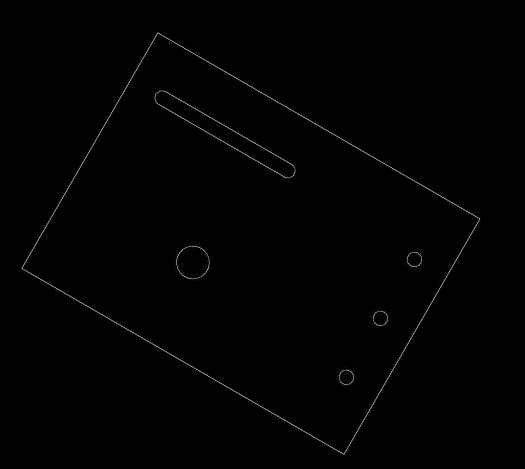
#> input picture inspection/Images/Square35.jpg, 1050 x 938 px (shown at 1/2 size)
$ python PCA.py   (older library calls are emulated)
#> lines starting #> are read from the running program, lines starting #| are printed output that depends on the picture; after the words box and inside, x2 and y2 are one past the last pixel; in counts of white or black regions, pixels touching at a corner belong together
import cv2
import numpy as np
import matplotlib.pyplot as plt

perimeters=[]
threshVal=50
img=cv2.imread("Images/Square35.jpg",1)
#> img is the input picture: shape (938, 1050, 3); mean B, G, R 1.1, 1.1, 1.1
img_height,img_width=img.shape[:2]
#> img_height = 938; img_width = 1050
blur_img = cv2.bilateralFilter(img,1,75,75)
grey_img=cv2.cvtColor(blur_img,cv2.COLOR_BGR2GRAY)
_,thresh_img=cv2.threshold(grey_img,threshVal,255,cv2.THRESH_BINARY)
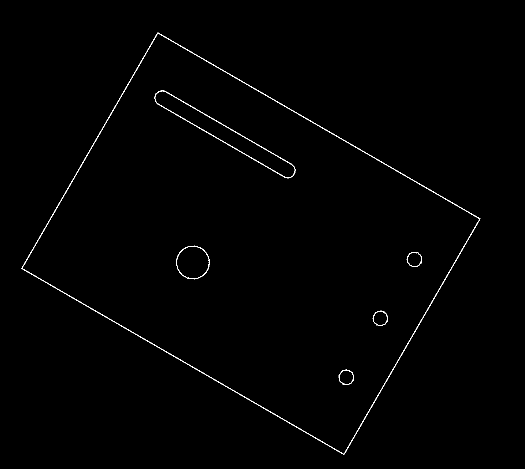
#> thresh_img: shape (938, 1050) (shown at 1/2 size); 0.57% white in thin lines or dots, all inside (x1, y1, x2, y2) = (43, 65, 961, 910)
black_img = np.zeros((img_height, img_width))
#contour detection
_,contours, hierarchy = cv2.findContours(thresh_img.copy(), cv2.RETR_LIST, cv2.CHAIN_APPROX_NONE)
#> contours = 12 contours; largest, box (x1, y1, x2, y2) and area: (43, 65, 961, 910) 405558, (44, 66, 960, 909) 403911, (309, 181, 591, 357) 9282, (309, 181, 591, 356) 8860, (352, 491, 419, 559) 3399

#find the outer contour
for i in contours:
	perimeter = cv2.arcLength(i,True)
	perimeters.append(perimeter)
	perimeters.sort()
#> this loop made 12 passes
#> perimeter on passes 1 to 12: 100.3, 103.3, 101.2, 103.5, 99.74, 100.4, 226.2, 226.3, 721.3, 725.3, 2759.5, 2766.9
#> after the loop, perimeters = [99.74, 100.3, 100.4, 101.2, 103.3, 103.5, 226.2, 226.3, 721.3, 725.3, 2759.5, 2766.9]

cnt = contours[len(perimeters)-1]
#> cnt = contour of 2233 points, box (x1, y1, x2, y2) (43, 65, 961, 910), area 405558
#find the center of the contour
M = cv2.moments(cnt)
#> M = moments, m00 405557.5, centre m10/m00, m01/m00 = (501.3, 486.8)
cx = int(M['m10']/M['m00'])
#> cx = 501
cy = int(M['m01']/M['m00'])
#> cy = 486
center=np.array([cx,cy],int)
#> center = [501, 486]
print (center)
#| [501 486]
cv2.drawContours(black_img,[cnt],0,(255,255,255),2)
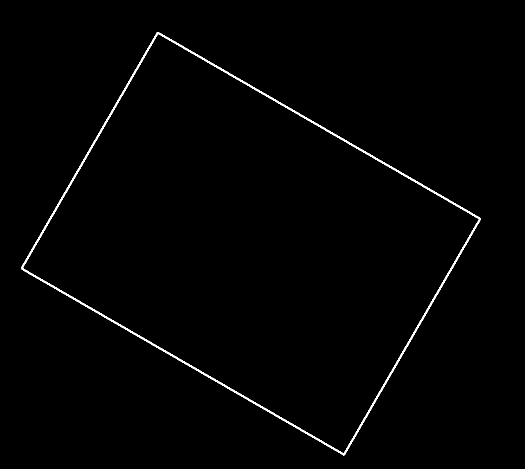
#> black_img: shape (938, 1050) float64 (shown at 1/2 size); 0.94% white; 1 white region, box (x1, y1, x2, y2) and area: (42, 64, 962, 911) 9271
#extract contour points
y, x = np.nonzero(black_img)
#> y = 9271 values from 64 to 910; x = 9271 values, max 961 at index 4225, min 42 at index 5032, mean 501.3
x = x - np.mean(x)
#> x = 9271 values, max 459.7 at index 4225, min -459.3 at index 5032, mean 2.83e-14
y = y - np.mean(y)
#> y = 9271 values from -422.8 to 423.2
coords = np.vstack([x, y])
cov = np.cov(coords)
#> cov = [[77193.1, 13856.4], [13856.4, 61289.6]]
evals, evecs = np.linalg.eig(cov)
#> evals = [85217.3, 53265.4]; evecs = [[0.865, -0.501], [0.501, 0.865]]
sort_indices = np.argsort(evals)[::-1]
#> sort_indices = [0, 1]
evec1, evec2 = evecs[:, sort_indices]
#> evec1 = [0.865, -0.501]; evec2 = [0.501, 0.865]
# Eigenvector with largest eigenvalue
x_v1, y_v1 = evec1
#> x_v1 = 0.865; y_v1 = -0.501
x_v2, y_v2 = evec2
#> x_v2 = 0.501; y_v2 = 0.865
scale=200
cv2.circle(black_img, (cx,cy), 5, (255,0,0), thickness=2, lineType=8, shift=0)
#> black_img: shape (938, 1050) float64; 0.95% white; 2 white regions, box (x1, y1, x2, y2) and area: (42, 64, 962, 911) 9271, (495, 480, 508, 493) 90
p1=np.array([[x_v1*-scale*2, x_v1*scale*2],
         [y_v1*-scale*2, y_v1*scale*2]], int)
#> p1 = [[-346, 346], [200, -200]]
p2=np.array([[x_v2*-scale, x_v2*scale],
         [y_v2*-scale, y_v2*scale]], int)
#> p2 = [[-100, 100], [-173, 173]]
print (p1)
#| [[-346  346]
#|  [ 200 -200]]
cv2.line(black_img,(-346,200),(-200,346),(255,255,255),5)
cv2.imshow("black_img",black_img)
cv2.waitKey(0)
cv2.destroyAllWindows()

$ run again, with inspection/Images/Square45.jpg copied over inspection/Images/Square35.jpg
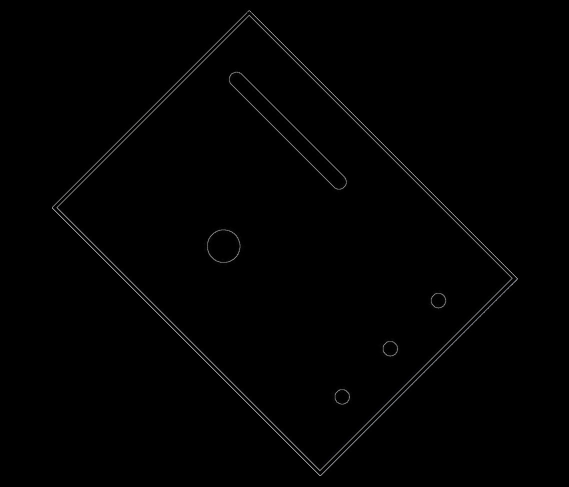
#> input picture inspection/Images/Square45.jpg, 1138 x 973 px (shown at 1/2 size)
#> img is the input picture: shape (973, 1138, 3); mean B, G, R 1.6, 1.5, 1.5
#> `_,thresh_img=cv2.threshold(grey_img,threshVal,255,cv2.THRESH_BINARY)`:
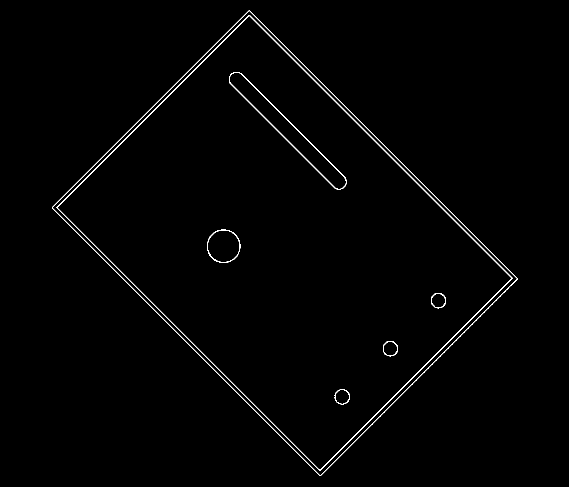
#> thresh_img: shape (973, 1138) (shown at 1/2 size); 0.99% white in thin lines or dots, all inside (x1, y1, x2, y2) = (104, 21, 1036, 952)
#> contours = 14 contours; largest, box (x1, y1, x2, y2) and area: (104, 21, 1036, 952) 424256, (104, 21, 1035, 951) 422367, (113, 30, 1025, 942) 406312, (114, 31, 1024, 940) 403205, (458, 144, 694, 379) 9516
#> the loop `for i in contours:` made 14 passes
#> perimeter on passes 1 to 8: 93.5, 101.5, 92.33, 99.84, 94.08, 99.25, 213.2, 220.7
#> after the loop `for i in contours:`: perimeters = [92.33, 93.5, 94.08, 99.25, 99.84, 101.5, 213.2, 220.7, 672.7, 679.1, 2572.6, 2579.6, 2629.6, 2651.8]
#> cnt = contour of 1895 points, box (x1, y1, x2, y2) (104, 21, 1036, 952), area 424256
#> M = moments, m00 424255.5, centre m10/m00, m01/m00 = (569, 486)
#> cx = 569
#> cy = 486
#> center = [569, 486]
#| [569 486]
#> `cv2.drawContours(black_img,[cnt],0,(255,255,255),2)`:
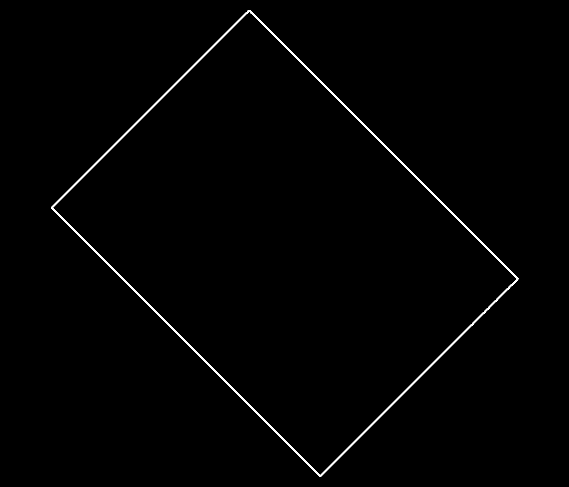
#> black_img: shape (973, 1138) float64 (shown at 1/2 size); 0.84% white; 1 white region, box (x1, y1, x2, y2) and area: (103, 20, 1037, 953) 9315
#> `y, x = np.nonzero(black_img)`: y = 9315 values from 20 to 952; x = 9315 values, max 1036 at index 5358, min 103 at index 3923, mean 569.4
#> `x = x - np.mean(x)`: x = 9315 values, max 466.6 at index 5358, min -466.4 at index 3923, mean 2.5e-14
#> `y = y - np.mean(y)`: y = 9315 values from -466 to 466
#> cov = [[72431.5, 16420.9], [16420.9, 72299.6]]
#> evals = [88786.6, 55944.6]; evecs = [[0.709, -0.706], [0.706, 0.709]]
#> sort_indices = [0, 1]
#> evec1 = [0.709, -0.706]; evec2 = [0.706, 0.709]
#> x_v1 = 0.709; y_v1 = -0.706
#> x_v2 = 0.706; y_v2 = 0.709
#> p1 = [[-283, 283], [282, -282]]
#> p2 = [[-141, 141], [-141, 141]]
#| [[-283  283]
#|  [ 282 -282]]

$ run again, with inspection/Images/CircleRotated.jpg copied over inspection/Images/Square35.jpg
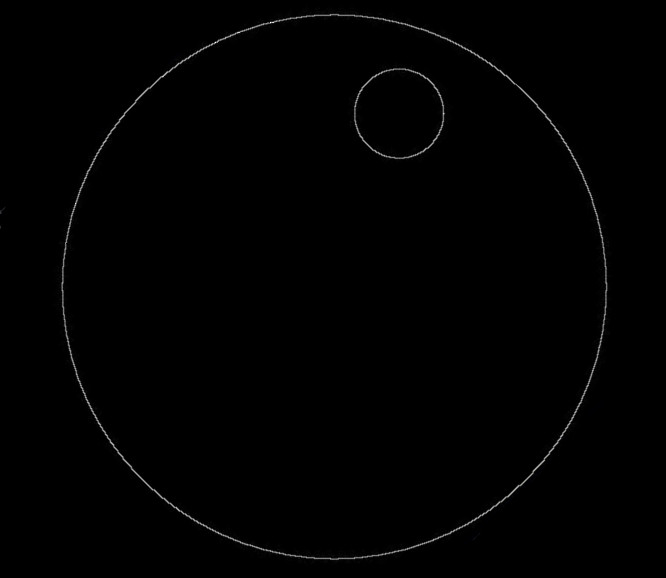
#> input picture inspection/Images/CircleRotated.jpg, 666 x 578 px
#> img is the input picture: shape (578, 666, 3); mean B, G, R 1.3, 1.3, 1.3
#> `_,thresh_img=cv2.threshold(grey_img,threshVal,255,cv2.THRESH_BINARY)`:
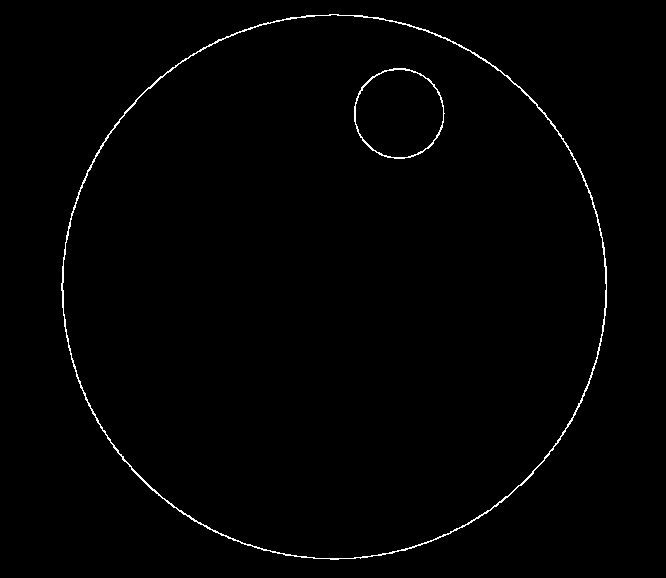
#> thresh_img: shape (578, 666); 0.91% white in thin lines or dots, all inside (x1, y1, x2, y2) = (61, 14, 607, 560)
#> contours = 4 contours; box (x1, y1, x2, y2) and area: (61, 14, 607, 560) 232930, (62, 14, 607, 559) 231476, (354, 68, 445, 159) 6351, (355, 69, 444, 158) 6104
#> the loop `for i in contours:` made 4 passes
#> perimeter on passes 1 to 4: 291.7, 300.2, 1807, 1813.8
#> after the loop `for i in contours:`: perimeters = [291.7, 300.2, 1807, 1813.8]
#> cnt = contour of 1552 points, box (x1, y1, x2, y2) (61, 14, 607, 560), area 232930
#> M = moments, m00 232930, centre m10/m00, m01/m00 = (333.9, 286.4)
#> cx = 333
#> cy = 286
#> center = [333, 286]
#| [333 286]
#> `cv2.drawContours(black_img,[cnt],0,(255,255,255),2)`:
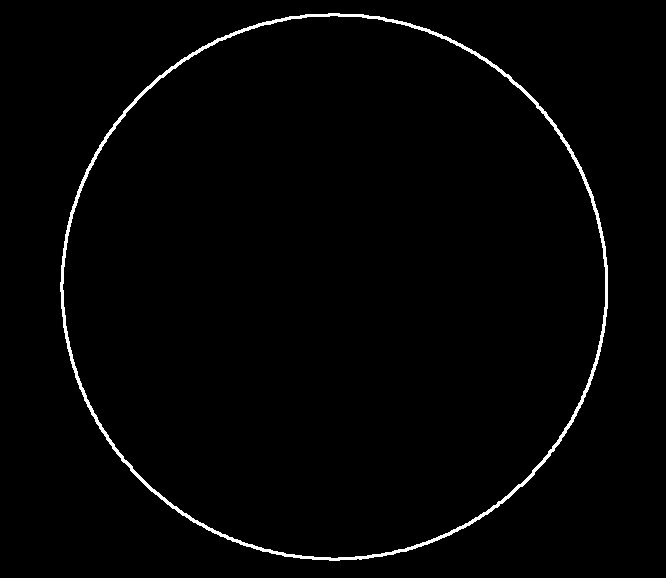
#> black_img: shape (578, 666) float64; 1.5% white; 1 white region, box (x1, y1, x2, y2) and area: (60, 13, 608, 561) 5914
#> `y, x = np.nonzero(black_img)`: y = 5914 values from 13 to 560; x = 5914 values, max 607 at index 2826, min 60 at index 2925, mean 333.9
#> `x = x - np.mean(x)`: x = 5914 values, max 273.1 at index 2826, min -273.9 at index 2925, mean -3.84e-15
#> `y = y - np.mean(y)`: y = 5914 values from -273.4 to 273.6
#> cov = [[37052.1, -18.83], [-18.83, 37108.7]]
#> evals = [37046.4, 37114.4]; evecs = [[-0.957, 0.29], [-0.29, -0.957]]
#> sort_indices = [1, 0]
#> evec1 = [0.29, -0.957]; evec2 = [-0.957, -0.29]
#> x_v1 = 0.29; y_v1 = -0.957
#> y_v2 = -0.29
#> p1 = [[-115, 115], [382, -382]]
#> p2 = [[191, -191], [57, -57]]
#| [[-115  115]
#|  [ 382 -382]]
